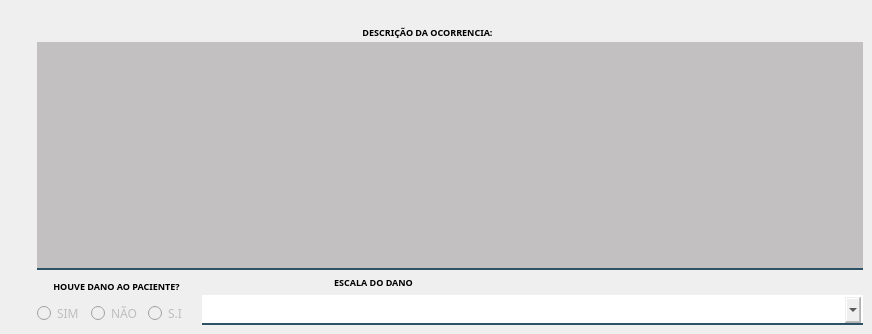
            <widget class="QWidget" name="tab_4">
             <attribute name="title">
              <string>Descrição da Ocorrencia</string>
             </attribute>
             <widget class="QLabel" name="label_74">
              <property name="geometry">
               <rect>
                <x>342</x>
                <y>24</y>
                <width>171</width>
                <height>16</height>
               </rect>
              </property>
              <property name="font">
               <font>
                <family>Reem Kufi</family>
                <pointsize>7</pointsize>
                <bold>true</bold>
               </font>
              </property>
              <property name="styleSheet">
               <string notr="true">color: rgb(0, 0, 0);</string>
              </property>
              <property name="text">
               <string>DESCRIÇÃO DA OCORRENCIA:</string>
              </property>
              <property name="alignment">
               <set>Qt::AlignCenter</set>
              </property>
             </widget>
             <widget class="QWidget" name="layoutWidget">
              <property name="geometry">
               <rect>
                <x>37</x>
                <y>42</y>
                <width>826</width>
                <height>283</height>
               </rect>
              </property>
              <layout class="QVBoxLayout" name="verticalLayout_17">
               <item>
                <widget class="QTextEdit" name="txt_ocorrencia">
                 <property name="enabled">
                  <bool>false</bool>
                 </property>
                 <property name="minimumSize">
                  <size>
                   <width>400</width>
                   <height>211</height>
                  </size>
                 </property>
                 <property name="font">
                  <font>
                   <family>Segoe UI</family>
                  </font>
                 </property>
                 <property name="styleSheet">
                  <string notr="true">background-color: rgba(10,0,0,50);
border:2px solid rgba(0,0,0,0);
border-bottom-color:rgba(46,82,101,255);
color:rgb(0,0,0);
padding-bottom:7px</string>
                 </property>
                </widget>
               </item>
               <item>
                <layout class="QHBoxLayout" name="horizontalLayout_16">
                 <item>
                  <layout class="QVBoxLayout" name="verticalLayout_16">
                   <item>
                    <widget class="QLabel" name="label_75">
                     <property name="font">
                      <font>
                       <family>Reem Kufi</family>
                       <pointsize>7</pointsize>
                       <bold>true</bold>
                      </font>
                     </property>
                     <property name="styleSheet">
                      <string notr="true">color: rgb(0, 0, 0);</string>
                     </property>
                     <property name="text">
                      <string>HOUVE DANO AO PACIENTE?</string>
                     </property>
                     <property name="alignment">
                      <set>Qt::AlignCenter</set>
                     </property>
                    </widget>
                   </item>
                   <item>
                    <layout class="QHBoxLayout" name="horizontalLayout_29">
                     <item>
                      <widget class="QRadioButton" name="rb_dano_sim">
                       <property name="enabled">
                        <bool>false</bool>
                       </property>
                       <property name="font">
                        <font>
                         <family>Reem Kufi</family>
                        </font>
                       </property>
                       <property name="text">
                        <string>SIM</string>
                       </property>
                      </widget>
                     </item>
                     <item>
                      <widget class="QRadioButton" name="rb_dano_nao">
                       <property name="enabled">
                        <bool>false</bool>
                       </property>
                       <property name="font">
                        <font>
                         <family>Reem Kufi</family>
                        </font>
                       </property>
                       <property name="text">
                        <string>NÃO</string>
                       </property>
                      </widget>
                     </item>
                     <item>
                      <widget class="QRadioButton" name="rb_dano_SI">
                       <property name="enabled">
                        <bool>false</bool>
                       </property>
                       <property name="font">
                        <font>
                         <family>Reem Kufi</family>
                        </font>
                       </property>
                       <property name="text">
                        <string>S.I</string>
                       </property>
                      </widget>
                     </item>
                    </layout>
                   </item>
                  </layout>
                 </item>
                 <item>
                  <layout class="QVBoxLayout" name="verticalLayout_5">
                   <item>
                    <widget class="QLabel" name="label_76">
                     <property name="minimumSize">
                      <size>
                       <width>343</width>
                       <height>0</height>
                      </size>
                     </property>
                     <property name="maximumSize">
                      <size>
                       <width>343</width>
                       <height>16777215</height>
                      </size>
                     </property>
                     <property name="font">
                      <font>
                       <family>Reem Kufi</family>
                       <pointsize>7</pointsize>
                       <bold>true</bold>
                      </font>
                     </property>
                     <property name="styleSheet">
                      <string notr="true">color: rgb(0, 0, 0);</string>
                     </property>
                     <property name="text">
                      <string>ESCALA DO DANO</string>
                     </property>
                     <property name="alignment">
                      <set>Qt::AlignCenter</set>
                     </property>
                    </widget>
                   </item>
                   <item>
                    <widget class="QComboBox" name="cb_dan">
                     <property name="enabled">
                      <bool>false</bool>
                     </property>
                     <property name="minimumSize">
                      <size>
                       <width>661</width>
                       <height>0</height>
                      </size>
                     </property>
                     <property name="maximumSize">
                      <size>
                       <width>661</width>
                       <height>16777215</height>
                      </size>
                     </property>
                     <property name="font">
                      <font>
                       <family>Reem Kufi</family>
                      </font>
                     </property>
                     <property name="styleSheet">
                      <string notr="true">border:2px solid rgba(0,0,0,0);
border-bottom-color:rgba(46,82,101,255);
color:rgb(0,0,0);
padding-bottom:7px</string>
                     </property>
                     <item>
                      <property name="text">
                       <string/>
                      </property>
                     </item>
                     <item>
                      <property name="text">
                       <string>NÃO REGISTRADO</string>
                      </property>
                     </item>
                     <item>
                      <property name="text">
                       <string>NENHUM</string>
                      </property>
                     </item>
                     <item>
                      <property name="text">
                       <string>LEVE -(apresentou sintomas leves, danos de curta duração, necessitou de observação mínima.)</string>
                      </property>
                     </item>
                     <item>
                      <property name="text">
                       <string>MODERADO -(apresentou sintomas, danos permanentes ou a longo prazo, necessitou de procedimento suplementar ou terapêutica adicional.)</string>
                      </property>
                     </item>
                     <item>
                      <property name="text">
                       <string>GRAVE - (necessitou de intervenção para salvar vida, intervenção médico-cirúrgica, danos permanentes ou em longo prazo..)</string>
                      </property>
                     </item>
                     <item>
                      <property name="text">
                       <string>ÓBITO -(causado pelo evento adverso.)</string>
                      </property>
                     </item>
                    </widget>
                   </item>
                  </layout>
                 </item>
                </layout>
               </item>
              </layout>
             </widget>
            </widget>
